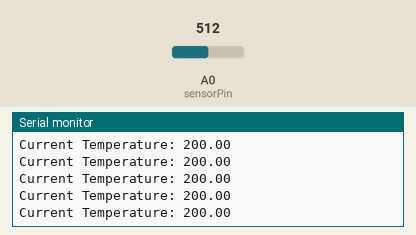
The sketch below on a simulated Arduino Uno, built with avr-gcc and run on an emulated ATmega328P. Parts: the last lines printed to the serial monitor. Inputs (shaded band) come from the test bench; at power-on: A0 (sensorPin) = 512.

Above: at 1.2 s.
1.3 s: A0 (sensorPin) set to 316
At 2.3 s:
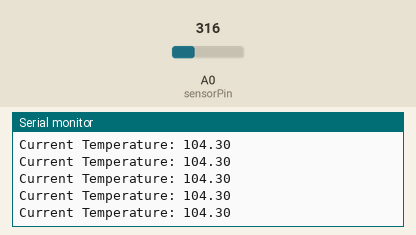
4.3 s: A0 (sensorPin) set to 301
At 5.1 s:
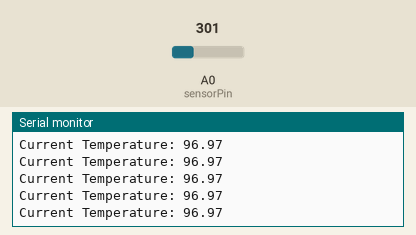
7.3 s: A0 (sensorPin) set to 132
At 7.8 s:
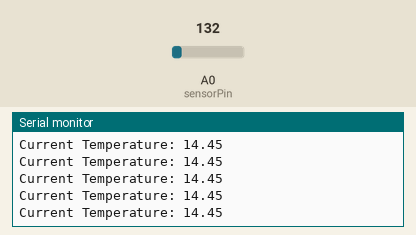
10.3 s: A0 (sensorPin) set to 111
At 11.0 s:
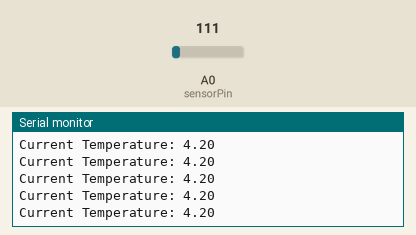
Timing chart, 0 to 13.3 s (numbered marks = the images above; inputs shaded):
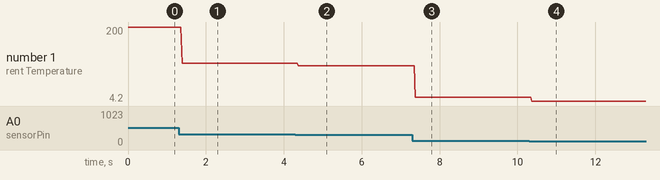

Measured:
- after the input at 1.3 s, the serial monitor: prints a new line after 0.09 s (image 1)
- after the input at 4.3 s, the serial monitor: prints a new line after 0.07 s (image 2)
- after the input at 7.3 s, the serial monitor: prints a new line after 0.07 s (image 3)
- after the input at 10.3 s, the serial monitor: prints a new line after 0.07 s (image 4)
- plotted number 1: 200 → 104.3 after the input at 1.3 s, 104.3 → 96.97 after the input at 4.3 s, 96.97 → 14.45 after the input at 7.3 s, 14.45 → 4.2 after the input at 10.3 s

The sketch:

Temp_Sensor.ino
```cpp
int sensorPin = A0;
int sensorInput;
double temp;

void setup() {
  // put your setup code here, to run once:
  Serial.begin(9600);

}

void loop() {
  // put your main code here, to run repeatedly:
  sensorInput=analogRead(sensorPin);
  temp = (double)sensorInput/1024;
  temp = (temp*5)-0.5;
  temp = temp*100;

  Serial.print("Current Temperature: ");
  Serial.println(temp);


}
```
